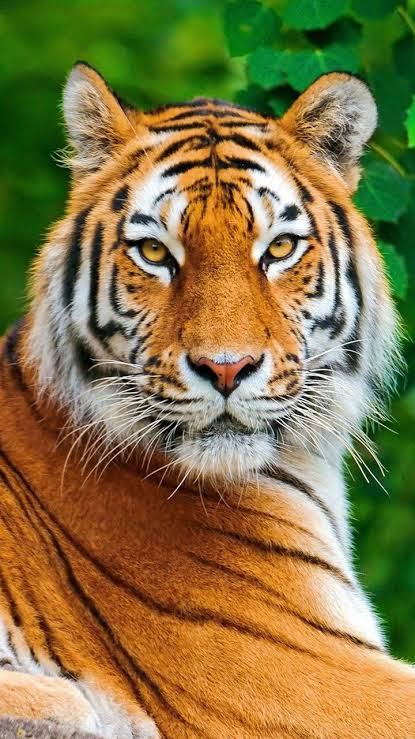
#> input picture practice/115370121_1126/image/tiger.jpeg, 415 x 739 px, found by its file name
$ python dip4.py
#> lines starting #> are read from the running program, lines starting #| are printed output that depends on the picture
import cv2
import numpy as np
from matplotlib import pyplot as plt

img_file="practice/115370121_1126/image/tiger.jpeg"

#read image
img = cv2.imread(img_file, 1)
#> img is the input picture: shape (739, 415, 3); mean B, G, R 70.3, 119.3, 134.1

##read image with chinese character in the path
img=cv2.imdecode(np.fromfile(img_file, dtype=np.uint8),1)

##show image
cv2.imshow("image", img)

##新增：讓圖片越來越模糊
for i in range(1, 102, 2):
    blur = cv2.GaussianBlur(img, (5+2*i, 5+2*i), 0)
    cv2.imshow("blur", blur)
    cv2.waitKey(100)
#> this loop made 51 passes
#> pass 1, `blur = cv2.GaussianBlur(img, (5+2*i, 5+2*i), 0)`:
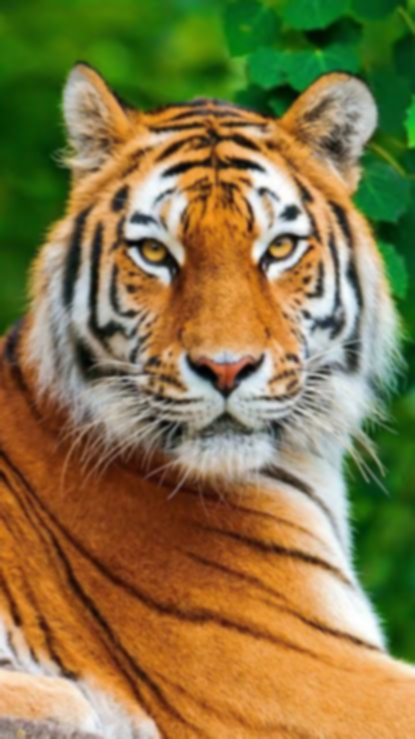
#> blur: shape (739, 415, 3); mean B, G, R 70.3, 119.3, 134.1
#> pass 3, `blur = cv2.GaussianBlur(img, (5+2*i, 5+2*i), 0)`:
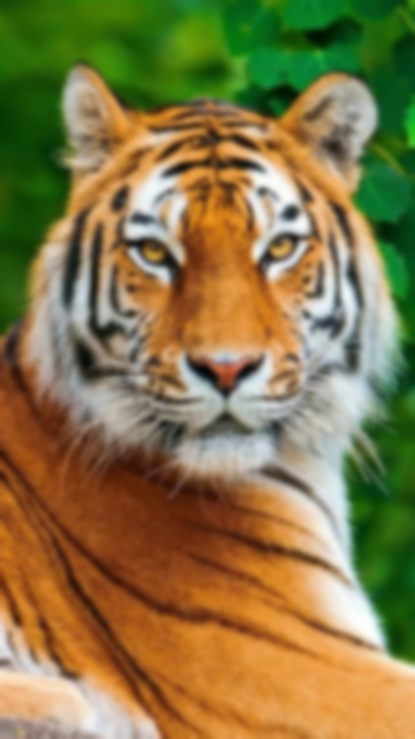
#> blur: shape (739, 415, 3); mean B, G, R 70.3, 119.3, 134.1

cv2.waitKey(0)
cv2.destroyAllWindows()

$ run again, with practice/115370121_1126/image/finger.jpg copied over practice/115370121_1126/image/tiger.jpeg
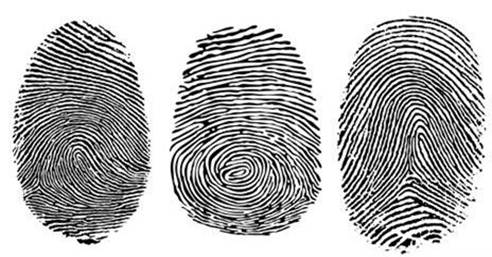
#> input picture practice/115370121_1126/image/finger.jpg, 492 x 257 px, found by its file name
#> img is the input picture: shape (257, 492, 3); min 0, max 255, mean 178.6
#> the loop `for i in range(1, 102, 2):` made 51 passes
#> pass 1, `blur = cv2.GaussianBlur(img, (5+2*i, 5+2*i), 0)`:
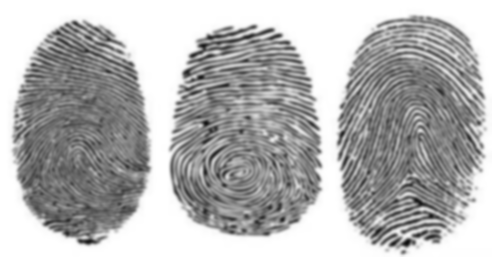
#> blur: shape (257, 492, 3); min 14, max 255, mean 178.6
#> pass 2, `blur = cv2.GaussianBlur(img, (5+2*i, 5+2*i), 0)`:
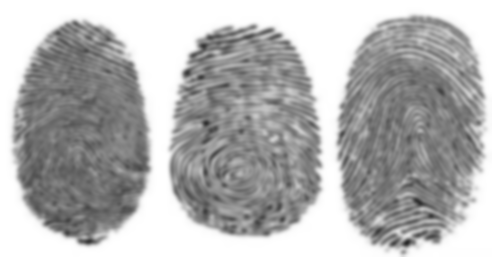
#> blur: shape (257, 492, 3); min 41, max 255, mean 178.6
